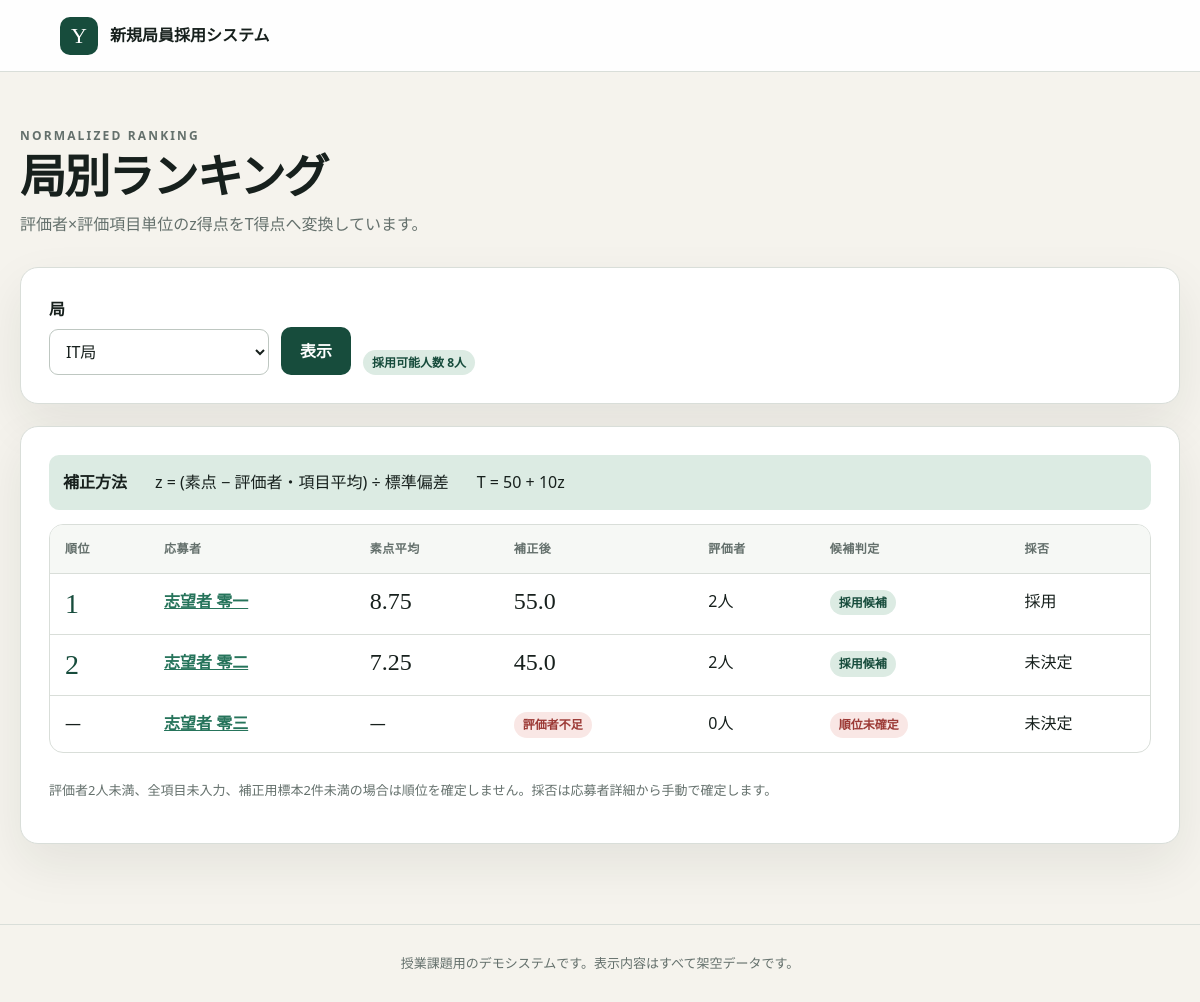
Before: /rankings with the older database file.
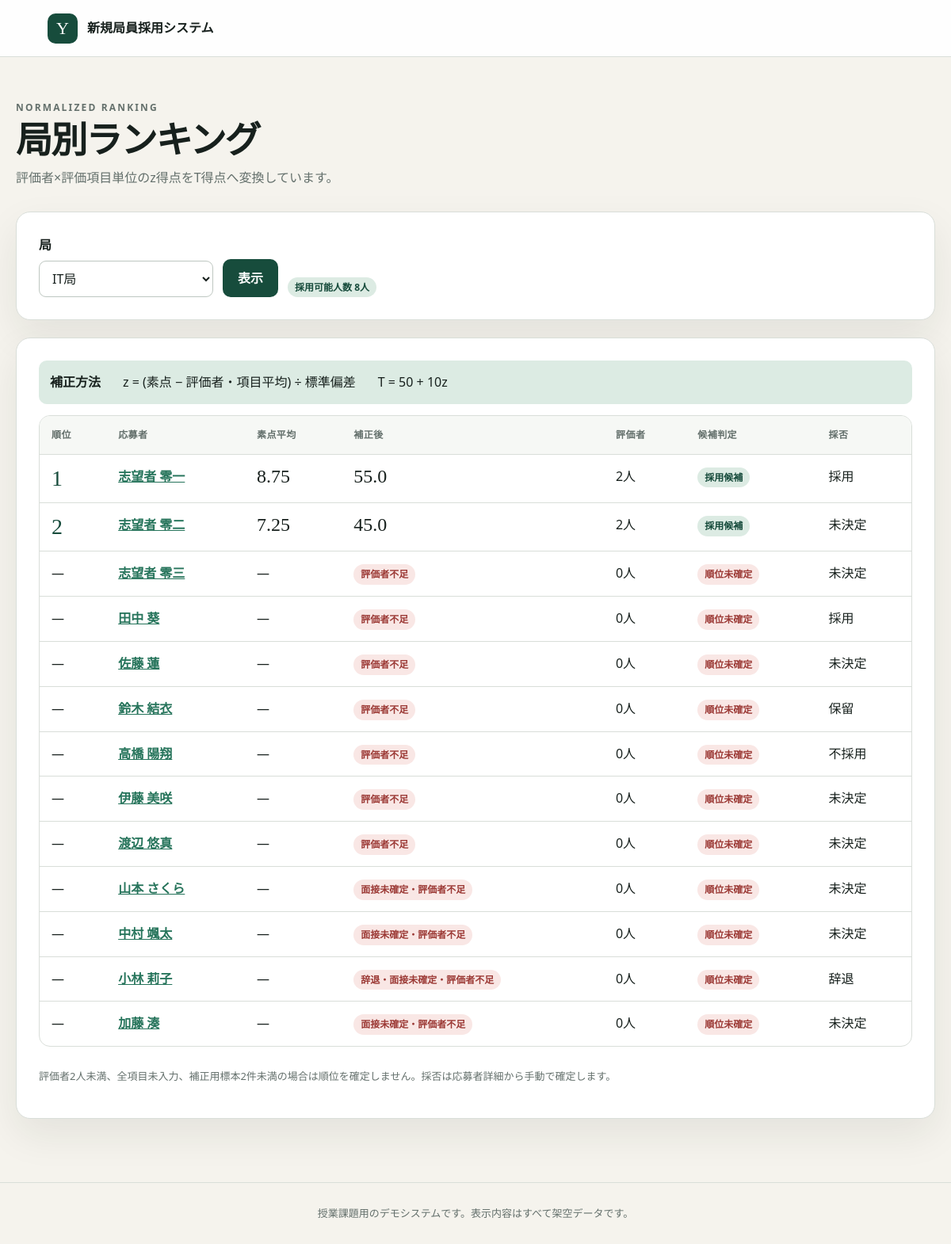
After: the same page with the newer database file.
### tables this page shows
CREATE TABLE bureaus (
    id INTEGER PRIMARY KEY,
    name TEXT NOT NULL UNIQUE,
    capacity INTEGER NOT NULL CHECK (capacity >= 0)
);

CREATE TABLE applicants (
    id INTEGER PRIMARY KEY AUTOINCREMENT,
    name TEXT NOT NULL,
    email TEXT NOT NULL COLLATE NOCASE UNIQUE,
    bureau_id INTEGER NOT NULL,
    remark TEXT NOT NULL DEFAULT '',
    confirmed_bureau_schedule_id INTEGER UNIQUE,
    decision TEXT CHECK (
        decision IN ('accepted', 'rejected', 'waitlisted', 'withdrawn')
        OR decision IS NULL
    ),
    FOREIGN KEY (bureau_id) REFERENCES bureaus(id),
    FOREIGN KEY (confirmed_bureau_schedule_id)
        REFERENCES bureau_schedules(id)
);

### app.py (the view)
@app.route('/manager/rankings')
@role_required('bureau_manager')
def rankings() -> str:
    bureau_id = parse_positive_int(request.args.get('bureau_id')) or 1
    bureau, rows = calculate_rankings(get_db(), bureau_id)
    if bureau is None:
        return render_error('指定された局は存在しません。', 404)
    return render_template(
        'rankings.html',
        bureaus=get_bureaus(),
        bureau=bureau,
        rows=rows,
        decision_labels=DECISION_LABELS,
        message=request.args.get('message', ''),
    )

### app.py (called while the page is built)
@app.context_processor
def inject_role_context() -> dict[str, object]:
    active_role = session.get('active_role')
    return {
        'current_role': active_role if active_role in ROLE_LABELS else None,
        'role_labels': ROLE_LABELS,
    }

def role_required(role: str):
    def decorator(view):
        @wraps(view)
        def wrapped(*args, **kwargs):
            active_role = session.get('active_role')
            role_prefix = ROLE_PATH_PREFIXES[role]
            is_role_path = (
                request.path == role_prefix
                or request.path.startswith(role_prefix + '/')
            )
            if active_role == role:
                return view(*args, **kwargs)
            if active_role is None and not is_role_path:
                return view(*args, **kwargs)
            if active_role in ROLE_HOME_ENDPOINTS:
                return redirect(url_for(ROLE_HOME_ENDPOINTS[active_role]))
            return redirect(url_for('index'))
        return wrapped
    return decorator

def get_db() -> sqlite3.Connection:
    db = getattr(g, '_database', None)
    if db is None:
        db = g._database = sqlite3.connect(DATABASE)
        db.execute('PRAGMA foreign_keys = ON')
        db.execute('PRAGMA busy_timeout = 3000')
        db.row_factory = sqlite3.Row
    return db

@app.teardown_appcontext
def close_connection(exception: Optional[BaseException]) -> None:
    db = getattr(g, '_database', None)
    if db is not None:
        db.close()

def parse_positive_int(value: Optional[str]) -> Optional[int]:
    try:
        parsed = int(value or '')
    except ValueError:
        return None
    return parsed if parsed > 0 else None

def get_bureaus() -> list[sqlite3.Row]:
    return get_db().execute(
        'SELECT id, name, capacity FROM bureaus ORDER BY id'
    ).fetchall()

### templates/rankings.html (shortened to what this page needs)
{% extends "base.html" %}
{% block content %}
  <div class="page-heading"><div><p class="eyebrow">NORMALIZED RANKING</p><h1>局別ランキング</h1><p>評価者×評価項目単位のz得点をT得点へ変換しています。</p></div></div>
  <form class="toolbar panel" method="get"><div class="field compact"><label for="bureau_id">局</label><select id="bureau_id" name="bureau_id">{% for item in bureaus %}<option value="{{ item.id }}" {% if item.id == bureau.id %}selected{% endif %}>{{ item.name }}</option>{% endfor %}</select></div><button class="primary" type="submit">表示</button><span class="badge">採用可能人数 {{ bureau.capacity }}人</span></form>
  <div class="panel stack">
    <div class="formula"><strong>補正方法</strong><span>z = (素点 − 評価者・項目平均) ÷ 標準偏差</span><span>T = 50 + 10z</span></div>
    <div class="table-wrap"><table><thead><tr><th>順位</th><th>応募者</th><th>素点平均</th><th>補正後</th><th>評価者</th><th>候補判定</th><th>採否</th></tr></thead><tbody>
      {% for row in rows %}
        <tr>
          <td>{% if row.rank %}<span class="rank">{{ row.rank }}</span>{% else %}—{% endif %}</td>
          <td><a href="{{ url_for('applicant_detail', id=row.applicant.applicant_id) }}"><strong>{{ row.applicant.applicant_name }}</strong></a></td>
          <td>{% if row.raw_average is not none %}<span class="score">{{ row.raw_average|round(2) }}</span>{% else %}—{% endif %}</td>
          <td>{% if row.normalized_score is not none %}<span class="score">{{ row.normalized_score|round(2) }}</span>{% else %}<span class="badge danger">{{ row.reasons|join('・') }}</span>{% endif %}</td>
          <td>{{ row.evaluator_count }}人</td>
          <td>{% if row.candidate_status == 'candidate' %}<span class="badge">採用候補</span>{% elif row.candidate_status == 'boundary_tie' %}<span class="badge warning">境界同点・要判断</span>{% elif row.candidate_status == 'outside' %}<span class="badge muted">候補外</span>{% else %}<span class="badge danger">順位未確定</span>{% endif %}</td>
          <td>{{ decision_labels.get(row.applicant.decision) }}</td>
        </tr>
      {% else %}<tr><td class="empty" colspan="7">この局の応募者はいません。</td></tr>{% endfor %}
    </tbody></table></div>
    <p class="help">評価者2人未満、全項目未入力、補正用標本2件未満の場合は順位を確定しません。採否は応募者詳細から手動で確定します。</p>
  </div>
{% endblock %}

### templates/base.html (shortened to what this page needs)
<!doctype html>
<html lang="ja">
  <head>
    <link rel="stylesheet" href="{{ url_for('static', filename='style.css') }}">
  </head>
  <body>
    <header class="site-header">
      <a class="brand" href="{{ url_for('index') }}">
        <span class="brand-mark">Y</span>
        <span>新規局員採用システム</span>
      </a>
    </header>
    <main class="page-shell">{% block content %}{% endblock %}</main>
    <footer>授業課題用のデモシステムです。表示内容はすべて架空データです。</footer>
  </body>
</html>

### static/style.css (style rules this page uses)
:root { --ink: #17201d; --muted: #64706c; --paper: #f5f3ed; --surface: #fff; --line: #d9ded9; --green: #174c3c; --green-2: #26745b; --mint: #dcebe3; --gold: #d6a84b; --danger: #9c3a36; --danger-bg: #f9e7e5; --success: #246947; --success-bg: #e4f2e9; --shadow: 0 20px 50px rgba(23, 32, 29, .08); }
* { box-sizing: border-box; }
body { margin: 0; color: var(--ink); background: var(--paper); font-family: "Yu Gothic", "Hiragino Kaku Gothic ProN", system-ui, sans-serif; line-height: 1.65; }
a { color: var(--green-2); }
.site-header { min-height: 72px; display: flex; align-items: center; justify-content: space-between; gap: 24px; padding: 14px clamp(20px, 5vw, 72px); background: rgba(255, 255, 255, .94); border-bottom: 1px solid var(--line); }
.brand { display: inline-flex; align-items: center; gap: 12px; color: var(--ink); font-weight: 700; text-decoration: none; }
.brand-mark { display: grid; width: 38px; height: 38px; place-items: center; color: #fff; background: var(--green); border-radius: 10px; font: 22px Georgia, serif; }
.page-shell { width: min(1180px, calc(100% - 40px)); margin: 0 auto; padding: 54px 0 80px; }
footer { padding: 28px 20px; color: var(--muted); border-top: 1px solid var(--line); text-align: center; font-size: 13px; }
h1, h2, h3 { margin-top: 0; line-height: 1.3; }
h1 { font-size: clamp(34px, 5vw, 62px); letter-spacing: -.04em; }
.eyebrow { margin-bottom: 10px; color: var(--green-2); font-size: 12px; font-weight: 800; letter-spacing: .18em; }
.button, button { display: inline-flex; align-items: center; justify-content: center; min-height: 44px; padding: 10px 18px; border: 1px solid transparent; border-radius: 10px; font: inherit; font-weight: 700; text-decoration: none; cursor: pointer; }
.button.primary, button.primary { color: #fff; background: var(--green); }
.feature-card, .panel { padding: 28px; background: var(--surface); border: 1px solid var(--line); border-radius: 18px; box-shadow: var(--shadow); }
.page-heading { display: flex; align-items: flex-end; justify-content: space-between; gap: 24px; margin-bottom: 30px; }
.page-heading h1 { margin-bottom: 5px; font-size: clamp(30px, 4vw, 46px); }
.page-heading p { margin: 0; color: var(--muted); }
.field { display: grid; gap: 7px; }
label, legend { font-weight: 700; }
input, select, textarea { width: 100%; min-height: 44px; padding: 10px 12px; color: var(--ink); background: #fff; border: 1px solid #bec7c1; border-radius: 9px; font: inherit; }
.help, small { color: var(--muted); font-size: 13px; }
.toolbar { display: flex; flex-wrap: wrap; align-items: end; gap: 12px; margin-bottom: 22px; }
.toolbar .field { min-width: 170px; flex: 1; }
.toolbar .compact { flex: 0 1 220px; }
.table-wrap { overflow-x: auto; background: #fff; border: 1px solid var(--line); border-radius: 14px; }
table { width: 100%; border-collapse: collapse; }
th, td { padding: 14px 15px; border-bottom: 1px solid var(--line); text-align: left; vertical-align: top; }
th { color: var(--muted); background: #f6f8f5; font-size: 12px; letter-spacing: .04em; }
tbody tr:last-child td { border-bottom: 0; }
.badge { display: inline-block; padding: 3px 9px; border-radius: 999px; background: var(--mint); color: var(--green); font-size: 12px; font-weight: 700; }
.badge.danger { color: var(--danger); background: var(--danger-bg); }
.stack { display: grid; gap: 14px; }
.score { font: 24px Georgia, serif; }
.rank { color: var(--green); font: 28px Georgia, serif; }
.formula { display: flex; flex-wrap: wrap; gap: 12px 28px; padding: 14px; background: var(--mint); border-radius: 10px; }

Changed rows visible on the page:
added applicants: applicant.applicant_name "田中 葵", get "採用"
added applicants: applicant.applicant_name "佐藤 蓮"
added applicants: applicant.applicant_name "鈴木 結衣", get "保留"
added applicants: applicant.applicant_name "高橋 陽翔", get "不採用"
added applicants: applicant.applicant_name "伊藤 美咲"
added applicants: applicant.applicant_name "渡辺 悠真"
added applicants: applicant.applicant_name "山本 さくら"
added applicants: applicant.applicant_name "中村 颯太"
added applicants: applicant.applicant_name "小林 莉子", get "辞退"
added applicants: applicant.applicant_name "加藤 湊"
Other visible differences:
new list line: "— — 評価者不足 0 人 順位未確定"
new list line: "— — 評価者不足 0 人 順位未確定 未決定"
new list line: "— — 面接未確定・評価者不足 0 人 順位未確定 未決定"
new list line: "— — 辞退・面接未確定・評価者不足 0 人 順位未確定"
